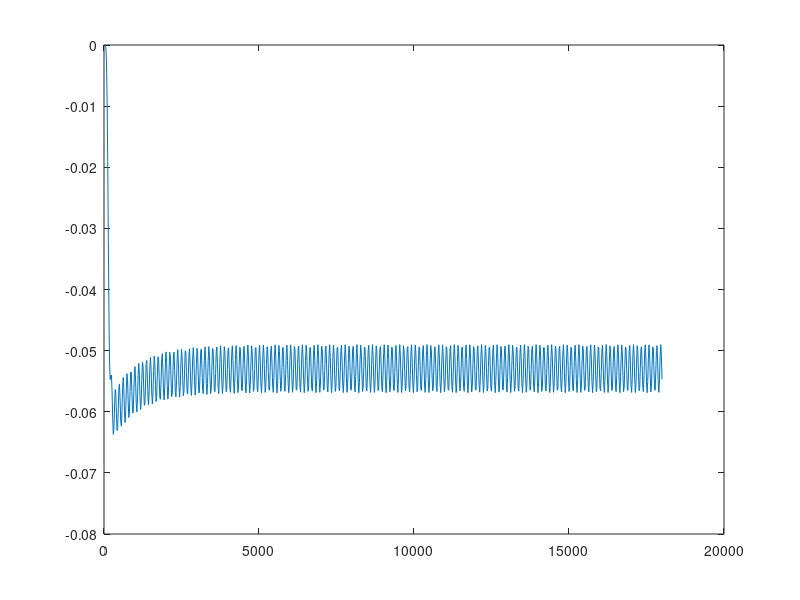

Source code (MATLAB):
% clear all, clc,


Theta = 0.99999;
Dt =20; %[s] grid time
Dx = 8; %[m] grid distance
d = 0.6; %[m] Diameter.
dd= d;
g = 9.81; %[m/s^2]
% Friction part 
Ie = 0.00214;% [.] Resistance Ie = f * v^2/(2*g)*1/R
h=0.3; % arbejds punkt
Qf = 72*(d/4)^0.635*pi*(d/2)^2*Ie^0.5;% Hennings fyldsning flow

%%% 
a = ((1/(2*Dt))*(2*abs(sqrt(-h^2+(h*d)))))-(Theta/(Dx)*(((1/2)*pi/d*sin(pi*h/d)-0.04*2*pi/d*sin(2*pi*h/d))*Qf));
b = ((1/(2*Dt))*(2*abs(sqrt(-h^2+(h*d)))))+(Theta/(Dx)*(((1/2)*pi/d*sin(pi*h/d)-0.04*2*pi/d*sin(2*pi*h/d))*Qf));
c = ((1/(2*Dt))*(2*abs(sqrt(-h^2+(h*d)))))+((1-Theta)/(Dx)*(((1/2)*pi/d*sin(pi*h/d)-0.04*2*pi/d*sin(2*pi*h/d))*Qf));
d = ((1/(2*Dt))*(2*abs(sqrt(-h^2+(h*d)))))-((1-Theta)/(Dx)*(((1/2)*pi/d*sin(pi*h/d)-0.04*2*pi/d*sin(2*pi*h/d))*Qf));

F = [ a b 0 0 0 0 0 0 0 0; 
      0 a b 0 0 0 0 0 0 0;
      0 0 a b 0 0 0 0 0 0;
      0 0 0 a b 0 0 0 0 0;
      0 0 0 0 a b 0 0 0 0;
      0 0 0 0 0 a b 0 0 0;
      0 0 0 0 0 0 a b 0 0;
      0 0 0 0 0 0 0 a b 0;
      0 0 0 0 0 0 0 0 a b;
      0 0 0 0 0 0 0 0 0 a];
Finv = inv(F);
 
A = [ d 0 0 0 0 0 0 0 0 0;
      c d 0 0 0 0 0 0 0 0;
      0 c d 0 0 0 0 0 0 0;
      0 0 c d 0 0 0 0 0 0;
      0 0 0 c d 0 0 0 0 0;
      0 0 0 0 c d 0 0 0 0;
      0 0 0 0 0 c d 0 0 0;
      0 0 0 0 0 0 c d 0 0;
      0 0 0 0 0 0 0 c d 0;
      0 0 0 0 0 0 0 0 c d];
A = Finv*A;
B = Finv*[c 0 0 0 0 0 0 0 0 0]';
     %     c 0 0 0 0 0 0 0 0 0]';
C = [0 0 0 0 0 0 0 0 0 1];
D = 0;

Sys = ss(A,B,C,D)

t = (1:900).*Dt;
%h_start_tank = 0.1708;
h_start_tank = 0.1;
load tank_height_for_ss_model.mat
h_input(1:length(t))= tank_input_height;
Q_input= ((0.46 - 0.5 *cos(pi*(h_input)/dd)+0.04*cos(2*pi*(h_input)/dd)))*Qf;


X0(1:10) =0;

u(1:length(t))=h_input;
[Y t1 x1]=lsim(Sys,u,t);
figure(2)
plot(t,Y)
end_height = x1(end,end)
Q_out = (0.46 - 0.5 *cos(pi*(x1(end,end)/dd))+0.04*cos(2*pi*(x1(end,end)/dd)))*Qf;
